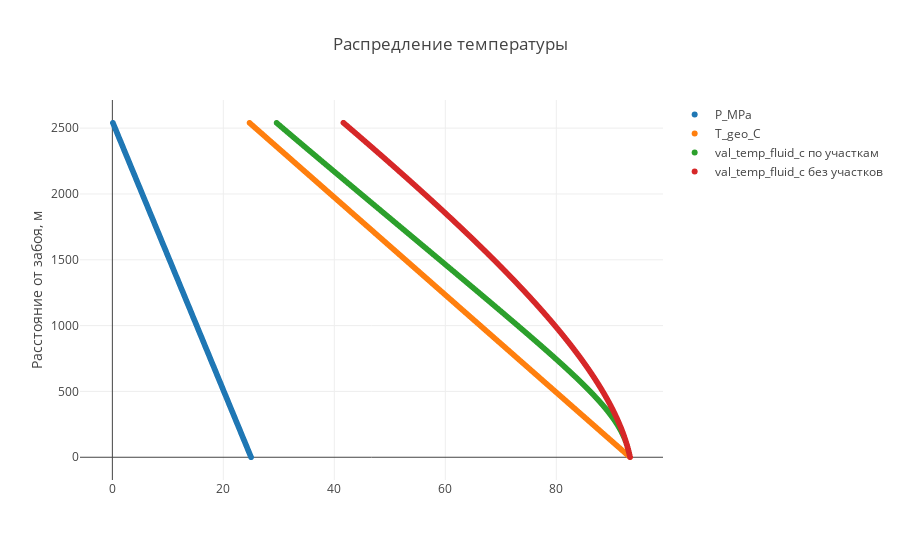

The cell this chart's notebook holds for it:
### Markdown cell above
Различные графики и свойства.
Т.к. не все свойства пересчитываются на каждом шаге идем сближение геотермы и температуры флюида ближе к устью

### Code cell
trace1 = go.Scattergl(
    x = temp_data_with_step.p_list,
    y = temp_data_with_step.distance_list,
    name = 'P_MPa',
    mode = 'markers'
)

trace2 = go.Scattergl(
    x = temp_data_with_step.t_list,
    y = temp_data_with_step.distance_list,
    name = 'T_geo_C',
    mode = 'markers'
)

trace3 = go.Scattergl(
    x = temp_data_with_step.get_values(52),
    y = temp_data_with_step.distance_list,
    name = temp_data_with_step.get_name(52) + ' по участкам',
    mode = 'markers'
)

trace4 = go.Scattergl(
    x = temp_data.get_values(52),
    y = temp_data.distance_list,
    name = temp_data.get_name(52) + ' без участков' ,
    mode = 'markers'
)

data = [trace1, trace2, trace3, trace4]

plot()

### Figure 1 — Plotly figure (JSON) as saved in the notebook; plotly's stock layout.template omitted (floating-point values rounded to 4 significant figures; data arrays with more than 128 entries replaced by an {"elided": "..."} marker saying what was removed)
{"data": [{"mode": "markers", "name": "P_MPa", "type": "scattergl", "uid": "7cfc1069-256f-471c-9c80-196ca549a446", "x": {"elided": "255 float values"}, "y": {"elided": "255 int values"}}, {"mode": "markers", "name": "T_geo_C", "type": "scattergl", "uid": "ba2dfdbd-7a9a-4272-be9d-48960c3fc846", "x": {"elided": "255 float values"}, "y": {"elided": "255 int values"}}, {"mode": "markers", "name": "val_temp_fluid_c по участкам", "type": "scattergl", "uid": "794770cb-34bc-4a59-9dd1-fa5578466317", "x": {"elided": "255 float values"}, "y": {"elided": "255 int values"}}, {"mode": "markers", "name": "val_temp_fluid_c без участков", "type": "scattergl", "uid": "ad8b173d-1b0b-49e7-a71d-b1e7ab1c60b4", "x": {"elided": "255 float values"}, "y": {"elided": "255 int values"}}], "layout": {"title": {"text": "Распредление температуры"}, "yaxis": {"title": {"text": "Расстояние от забоя, м"}}}}
